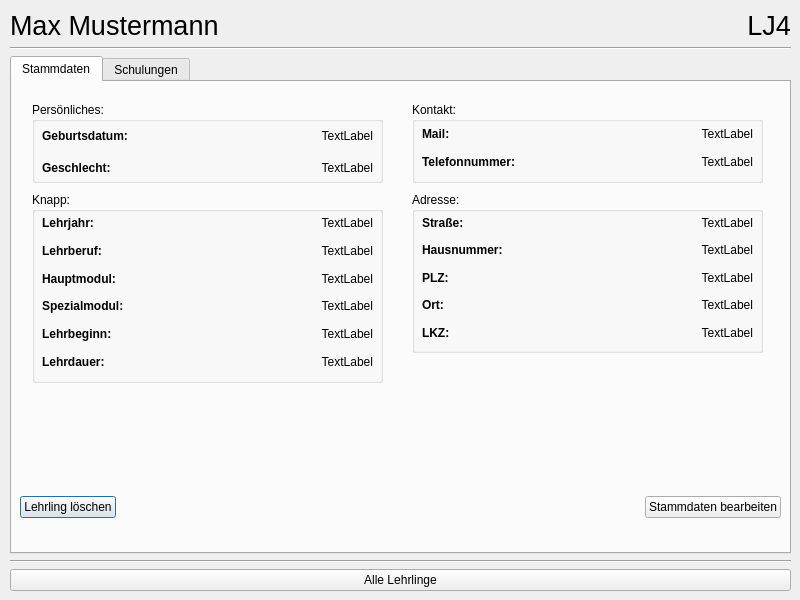
<?xml version="1.0" encoding="UTF-8"?>
<ui version="4.0">
 <class>ApprenticeManager</class>
 <widget class="QDialog" name="ApprenticeManager">
  <property name="geometry">
   <rect>
    <x>0</x>
    <y>0</y>
    <width>800</width>
    <height>600</height>
   </rect>
  </property>
  <property name="windowTitle">
   <string>Lehrling</string>
  </property>
  <widget class="QWidget" name="verticalLayoutWidget">
   <property name="geometry">
    <rect>
     <x>10</x>
     <y>10</y>
     <width>781</width>
     <height>581</height>
    </rect>
   </property>
   <layout class="QVBoxLayout" name="verticalLayout">
    <item>
     <layout class="QHBoxLayout" name="horizontalLayout_2">
      <item>
       <widget class="QLabel" name="label_vor_nach_name">
        <property name="font">
         <font>
          <pointsize>20</pointsize>
         </font>
        </property>
        <property name="text">
         <string>Max Mustermann</string>
        </property>
       </widget>
      </item>
      <item>
       <widget class="QLabel" name="label_personalnummer">
        <property name="font">
         <font>
          <pointsize>20</pointsize>
         </font>
        </property>
        <property name="text">
         <string>LJ4</string>
        </property>
        <property name="alignment">
         <set>Qt::AlignRight|Qt::AlignTrailing|Qt::AlignVCenter</set>
        </property>
       </widget>
      </item>
     </layout>
    </item>
    <item>
     <widget class="Line" name="line">
      <property name="orientation">
       <enum>Qt::Horizontal</enum>
      </property>
     </widget>
    </item>
    <item>
     <widget class="QTabWidget" name="apprentice_tabWidget">
      <property name="currentIndex">
       <number>0</number>
      </property>
      <widget class="QWidget" name="stammdaten">
       <attribute name="title">
        <string>Stammdaten</string>
       </attribute>
       <widget class="QGroupBox" name="groupBox">
        <property name="geometry">
         <rect>
          <x>20</x>
          <y>110</y>
          <width>351</width>
          <height>191</height>
         </rect>
        </property>
        <property name="title">
         <string>Knapp:</string>
        </property>
        <widget class="QWidget" name="horizontalLayoutWidget_2">
         <property name="geometry">
          <rect>
           <x>10</x>
           <y>20</y>
           <width>331</width>
           <height>161</height>
          </rect>
         </property>
         <layout class="QHBoxLayout" name="horizontalLayout_3">
          <item>
           <layout class="QVBoxLayout" name="verticalLayout_2">
            <item>
             <layout class="QHBoxLayout" name="horizontalLayout_4">
              <item>
               <widget class="QLabel" name="label_4">
                <property name="font">
                 <font>
                  <weight>75</weight>
                  <bold>true</bold>
                 </font>
                </property>
                <property name="text">
                 <string>Lehrjahr:</string>
                </property>
               </widget>
              </item>
              <item>
               <widget class="QLabel" name="label_lj">
                <property name="text">
                 <string>TextLabel</string>
                </property>
                <property name="alignment">
                 <set>Qt::AlignRight|Qt::AlignTrailing|Qt::AlignVCenter</set>
                </property>
               </widget>
              </item>
             </layout>
            </item>
            <item>
             <layout class="QHBoxLayout" name="horizontalLayout_5">
              <item>
               <widget class="QLabel" name="label_5">
                <property name="font">
                 <font>
                  <weight>75</weight>
                  <bold>true</bold>
                 </font>
                </property>
                <property name="text">
                 <string>Lehrberuf:</string>
                </property>
               </widget>
              </item>
              <item>
               <widget class="QLabel" name="label_lehrberuf">
                <property name="text">
                 <string>TextLabel</string>
                </property>
                <property name="alignment">
                 <set>Qt::AlignRight|Qt::AlignTrailing|Qt::AlignVCenter</set>
                </property>
               </widget>
              </item>
             </layout>
            </item>
            <item>
             <layout class="QHBoxLayout" name="horizontalLayout_6">
              <item>
               <widget class="QLabel" name="label_7">
                <property name="font">
                 <font>
                  <weight>75</weight>
                  <bold>true</bold>
                 </font>
                </property>
                <property name="text">
                 <string>Hauptmodul:</string>
                </property>
               </widget>
              </item>
              <item>
               <widget class="QLabel" name="label_hauptmodul">
                <property name="text">
                 <string>TextLabel</string>
                </property>
                <property name="alignment">
                 <set>Qt::AlignRight|Qt::AlignTrailing|Qt::AlignVCenter</set>
                </property>
               </widget>
              </item>
             </layout>
            </item>
            <item>
             <layout class="QHBoxLayout" name="horizontalLayout_7">
              <item>
               <widget class="QLabel" name="label_9">
                <property name="font">
                 <font>
                  <weight>75</weight>
                  <bold>true</bold>
                 </font>
                </property>
                <property name="text">
                 <string>Spezialmodul:</string>
                </property>
               </widget>
              </item>
              <item>
               <widget class="QLabel" name="labe_spezialmodul">
                <property name="text">
                 <string>TextLabel</string>
                </property>
                <property name="alignment">
                 <set>Qt::AlignRight|Qt::AlignTrailing|Qt::AlignVCenter</set>
                </property>
               </widget>
              </item>
             </layout>
            </item>
            <item>
             <layout class="QHBoxLayout" name="horizontalLayout_8">
              <item>
               <widget class="QLabel" name="label_11">
                <property name="font">
                 <font>
                  <weight>75</weight>
                  <bold>true</bold>
                 </font>
                </property>
                <property name="text">
                 <string>Lehrbeginn:</string>
                </property>
               </widget>
              </item>
              <item>
               <widget class="QLabel" name="label_lehrbeginn">
                <property name="text">
                 <string>TextLabel</string>
                </property>
                <property name="alignment">
                 <set>Qt::AlignRight|Qt::AlignTrailing|Qt::AlignVCenter</set>
                </property>
               </widget>
              </item>
             </layout>
            </item>
            <item>
             <layout class="QHBoxLayout" name="horizontalLayout_9">
              <item>
               <widget class="QLabel" name="label_13">
                <property name="font">
                 <font>
                  <weight>75</weight>
                  <bold>true</bold>
                 </font>
                </property>
                <property name="text">
                 <string>Lehrdauer:</string>
                </property>
               </widget>
              </item>
              <item>
               <widget class="QLabel" name="label_lehrdauer">
                <property name="text">
                 <string>TextLabel</string>
                </property>
                <property name="alignment">
                 <set>Qt::AlignRight|Qt::AlignTrailing|Qt::AlignVCenter</set>
                </property>
               </widget>
              </item>
             </layout>
            </item>
           </layout>
          </item>
         </layout>
        </widget>
       </widget>
       <widget class="QGroupBox" name="groupBox_2">
        <property name="geometry">
         <rect>
          <x>400</x>
          <y>110</y>
          <width>351</width>
          <height>161</height>
         </rect>
        </property>
        <property name="title">
         <string>Adresse:</string>
        </property>
        <widget class="QWidget" name="horizontalLayoutWidget_9">
         <property name="geometry">
          <rect>
           <x>10</x>
           <y>20</y>
           <width>331</width>
           <height>131</height>
          </rect>
         </property>
         <layout class="QHBoxLayout" name="horizontalLayout_10">
          <item>
           <layout class="QVBoxLayout" name="verticalLayout_3">
            <item>
             <layout class="QHBoxLayout" name="horizontalLayout_11">
              <item>
               <widget class="QLabel" name="label_15">
                <property name="font">
                 <font>
                  <weight>75</weight>
                  <bold>true</bold>
                 </font>
                </property>
                <property name="text">
                 <string>Straße:</string>
                </property>
               </widget>
              </item>
              <item>
               <widget class="QLabel" name="label_strasse">
                <property name="text">
                 <string>TextLabel</string>
                </property>
                <property name="alignment">
                 <set>Qt::AlignRight|Qt::AlignTrailing|Qt::AlignVCenter</set>
                </property>
               </widget>
              </item>
             </layout>
            </item>
            <item>
             <layout class="QHBoxLayout" name="horizontalLayout_12">
              <item>
               <widget class="QLabel" name="label_17">
                <property name="font">
                 <font>
                  <weight>75</weight>
                  <bold>true</bold>
                 </font>
                </property>
                <property name="text">
                 <string>Hausnummer:</string>
                </property>
               </widget>
              </item>
              <item>
               <widget class="QLabel" name="label_hausnummer">
                <property name="text">
                 <string>TextLabel</string>
                </property>
                <property name="alignment">
                 <set>Qt::AlignRight|Qt::AlignTrailing|Qt::AlignVCenter</set>
                </property>
               </widget>
              </item>
             </layout>
            </item>
            <item>
             <layout class="QHBoxLayout" name="horizontalLayout_13">
              <item>
               <widget class="QLabel" name="label_19">
                <property name="font">
                 <font>
                  <weight>75</weight>
                  <bold>true</bold>
                 </font>
                </property>
                <property name="text">
                 <string>PLZ:</string>
                </property>
               </widget>
              </item>
              <item>
               <widget class="QLabel" name="label_plz">
                <property name="text">
                 <string>TextLabel</string>
                </property>
                <property name="alignment">
                 <set>Qt::AlignRight|Qt::AlignTrailing|Qt::AlignVCenter</set>
                </property>
               </widget>
              </item>
             </layout>
            </item>
            <item>
             <layout class="QHBoxLayout" name="horizontalLayout_14">
              <item>
               <widget class="QLabel" name="label_21">
                <property name="font">
                 <font>
                  <weight>75</weight>
                  <bold>true</bold>
                 </font>
                </property>
                <property name="text">
                 <string>Ort:</string>
                </property>
               </widget>
              </item>
              <item>
               <widget class="QLabel" name="label_ort">
                <property name="text">
                 <string>TextLabel</string>
                </property>
                <property name="alignment">
                 <set>Qt::AlignRight|Qt::AlignTrailing|Qt::AlignVCenter</set>
                </property>
               </widget>
              </item>
             </layout>
            </item>
            <item>
             <layout class="QHBoxLayout" name="horizontalLayout_15">
              <item>
               <widget class="QLabel" name="label_23">
                <property name="font">
                 <font>
                  <weight>75</weight>
                  <bold>true</bold>
                 </font>
                </property>
                <property name="text">
                 <string>LKZ:</string>
                </property>
               </widget>
              </item>
              <item>
               <widget class="QLabel" name="label_lkz">
                <property name="text">
                 <string>TextLabel</string>
                </property>
                <property name="alignment">
                 <set>Qt::AlignRight|Qt::AlignTrailing|Qt::AlignVCenter</set>
                </property>
               </widget>
              </item>
             </layout>
            </item>
           </layout>
          </item>
         </layout>
        </widget>
       </widget>
       <widget class="QGroupBox" name="groupBox_3">
        <property name="geometry">
         <rect>
          <x>400</x>
          <y>20</y>
          <width>351</width>
          <height>81</height>
         </rect>
        </property>
        <property name="title">
         <string>Kontakt:</string>
        </property>
        <widget class="QWidget" name="horizontalLayoutWidget_10">
         <property name="geometry">
          <rect>
           <x>10</x>
           <y>20</y>
           <width>331</width>
           <height>51</height>
          </rect>
         </property>
         <layout class="QHBoxLayout" name="horizontalLayout_16">
          <item>
           <layout class="QVBoxLayout" name="verticalLayout_4">
            <item>
             <layout class="QHBoxLayout" name="horizontalLayout_17">
              <item>
               <widget class="QLabel" name="label_25">
                <property name="font">
                 <font>
                  <weight>75</weight>
                  <bold>true</bold>
                 </font>
                </property>
                <property name="text">
                 <string>Mail:</string>
                </property>
               </widget>
              </item>
              <item>
               <widget class="QLabel" name="label_mail">
                <property name="text">
                 <string>TextLabel</string>
                </property>
                <property name="alignment">
                 <set>Qt::AlignRight|Qt::AlignTrailing|Qt::AlignVCenter</set>
                </property>
               </widget>
              </item>
             </layout>
            </item>
            <item>
             <layout class="QHBoxLayout" name="horizontalLayout_18">
              <item>
               <widget class="QLabel" name="label_27">
                <property name="font">
                 <font>
                  <weight>75</weight>
                  <bold>true</bold>
                 </font>
                </property>
                <property name="text">
                 <string>Telefonnummer:</string>
                </property>
               </widget>
              </item>
              <item>
               <widget class="QLabel" name="label_telefonnummer">
                <property name="text">
                 <string>TextLabel</string>
                </property>
                <property name="alignment">
                 <set>Qt::AlignRight|Qt::AlignTrailing|Qt::AlignVCenter</set>
                </property>
               </widget>
              </item>
             </layout>
            </item>
           </layout>
          </item>
         </layout>
        </widget>
       </widget>
       <widget class="QGroupBox" name="groupBox_4">
        <property name="geometry">
         <rect>
          <x>20</x>
          <y>20</y>
          <width>351</width>
          <height>81</height>
         </rect>
        </property>
        <property name="title">
         <string>Persönliches:</string>
        </property>
        <widget class="QWidget" name="horizontalLayoutWidget_12">
         <property name="geometry">
          <rect>
           <x>10</x>
           <y>20</y>
           <width>331</width>
           <height>59</height>
          </rect>
         </property>
         <layout class="QHBoxLayout" name="horizontalLayout_22">
          <item>
           <layout class="QVBoxLayout" name="verticalLayout_6">
            <item>
             <layout class="QHBoxLayout" name="horizontalLayout_23">
              <item>
               <widget class="QLabel" name="label_33">
                <property name="font">
                 <font>
                  <weight>75</weight>
                  <bold>true</bold>
                 </font>
                </property>
                <property name="text">
                 <string>Geburtsdatum:</string>
                </property>
               </widget>
              </item>
              <item>
               <widget class="QLabel" name="label_geburtsdatum">
                <property name="text">
                 <string>TextLabel</string>
                </property>
                <property name="alignment">
                 <set>Qt::AlignRight|Qt::AlignTrailing|Qt::AlignVCenter</set>
                </property>
               </widget>
              </item>
             </layout>
            </item>
            <item>
             <layout class="QHBoxLayout" name="horizontalLayout_24">
              <item>
               <widget class="QLabel" name="label_35">
                <property name="font">
                 <font>
                  <weight>75</weight>
                  <bold>true</bold>
                 </font>
                </property>
                <property name="text">
                 <string>Geschlecht:</string>
                </property>
               </widget>
              </item>
              <item>
               <widget class="QLabel" name="label_geschlecht">
                <property name="text">
                 <string>TextLabel</string>
                </property>
                <property name="alignment">
                 <set>Qt::AlignRight|Qt::AlignTrailing|Qt::AlignVCenter</set>
                </property>
               </widget>
              </item>
             </layout>
            </item>
           </layout>
          </item>
         </layout>
        </widget>
       </widget>
       <widget class="QWidget" name="horizontalLayoutWidget_13">
        <property name="geometry">
         <rect>
          <x>8</x>
          <y>410</y>
          <width>761</width>
          <height>31</height>
         </rect>
        </property>
        <layout class="QHBoxLayout" name="horizontalLayout_25">
         <item>
          <widget class="QPushButton" name="pushButton_lehrling_loeschen">
           <property name="layoutDirection">
            <enum>Qt::RightToLeft</enum>
           </property>
           <property name="text">
            <string>Lehrling löschen</string>
           </property>
           <property name="icon">
            <iconset>
             <normaloff>../../../Pic/delete-user_96969.png</normaloff>../../../Pic/delete-user_96969.png</iconset>
           </property>
          </widget>
         </item>
         <item>
          <spacer name="horizontalSpacer">
           <property name="orientation">
            <enum>Qt::Horizontal</enum>
           </property>
           <property name="sizeHint" stdset="0">
            <size>
             <width>40</width>
             <height>20</height>
            </size>
           </property>
          </spacer>
         </item>
         <item>
          <widget class="QPushButton" name="pushButton_stammdaten_bearbeiten">
           <property name="text">
            <string>Stammdaten bearbeiten</string>
           </property>
          </widget>
         </item>
        </layout>
       </widget>
      </widget>
      <widget class="QWidget" name="tab_2">
       <attribute name="title">
        <string>Schulungen</string>
       </attribute>
      </widget>
     </widget>
    </item>
    <item>
     <widget class="Line" name="line_2">
      <property name="orientation">
       <enum>Qt::Horizontal</enum>
      </property>
     </widget>
    </item>
    <item>
     <widget class="QPushButton" name="pushButton_alle_lehrlinge">
      <property name="text">
       <string>Alle Lehrlinge</string>
      </property>
     </widget>
    </item>
   </layout>
  </widget>
 </widget>
 <resources/>
 <connections/>
</ui>
